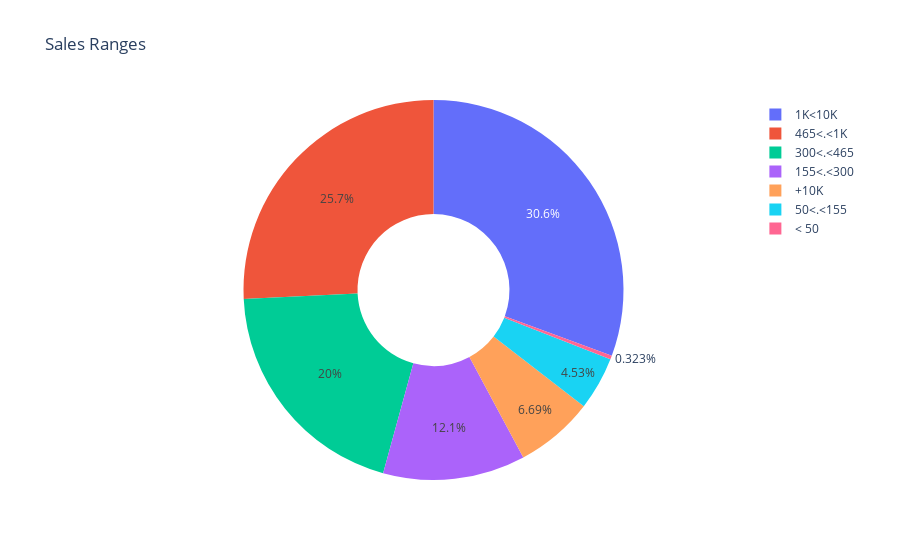

Notebook code for this chart:
### Code cell
pieChart = go.Pie(
                labels = temp['PriceGroups'].values,
                values = temp['ttlCashe'].values,
                hole = .4
                )
layout = go.Layout(
                dict(
                    title="Sales Ranges"
                    )
                )
data = [pieChart]
py.iplot(dict(data=data, layout = layout),filename='Pie-chart')

### Figure 1 — Plotly figure (JSON) as saved in the notebook; plotly's stock layout.template omitted (floating-point values rounded to 4 significant figures; data arrays with more than 128 entries replaced by an {"elided": "..."} marker saying what was removed)
{"data": [{"hole": 0.4, "labels": {"elided": "18424 str values"}, "values": {"elided": "18424 float values"}, "type": "pie"}], "layout": {"title": {"text": "Sales Ranges"}}}
